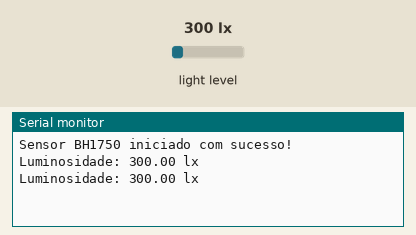
The sketch below on a simulated Arduino Uno, built with avr-gcc and run on an emulated ATmega328P. On the bench: the last lines printed to the serial monitor. The test bench sets the inputs (shaded band); at power-on: light level 300 lx.

Above: at 1.8 s.
1.9 s: light level set to 40 lx
At 2.8 s:
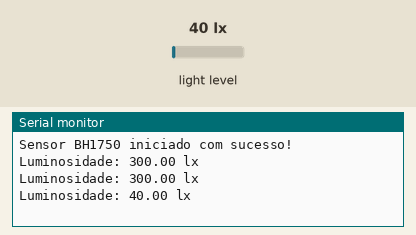
3.4 s: light level set to 500 lx
At 4.6 s:
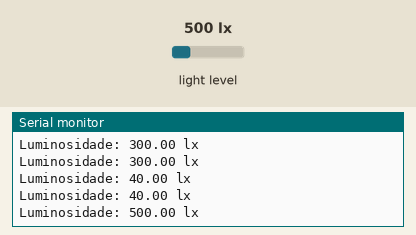
Timing chart, 0 to 6.4 s (numbered marks = the images above; inputs shaded):
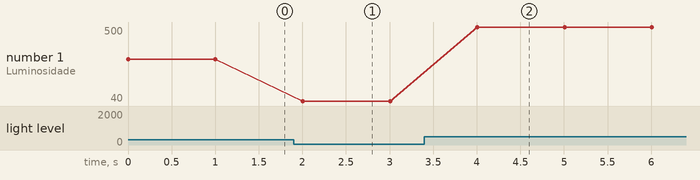

Measured:
- after the input at 1.9 s, the serial monitor: prints a new line after 0.10 s (image 1)
- after the input at 3.4 s, the serial monitor: prints a new line after 0.61 s (image 2)
- plotted number 1: 300 → 40 after the input at 1.9 s, 40 → 500 after the input at 3.4 s

The sketch:

luminosidade.ino
```cpp
#include <Wire.h>
#include <BH1750.h>

BH1750 lightMeter;

void setup() {
  Serial.begin(115200); // Velocidade do monitor serial
  Wire.begin();         // Inicia comunicação I2C
  if (lightMeter.begin(BH1750::CONTINUOUS_HIGH_RES_MODE)) {
    Serial.println("Sensor BH1750 iniciado com sucesso!");
  } else {
    Serial.println("Erro ao iniciar o sensor BH1750. Verifique conexões!");
  }
}

void loop() {
  float lux = lightMeter.readLightLevel(); // Lê o valor em lux
  Serial.print("Luminosidade: ");
  Serial.print(lux);
  Serial.println(" lx");
  delay(1000); // Lê a cada 1 segundo
}
```
